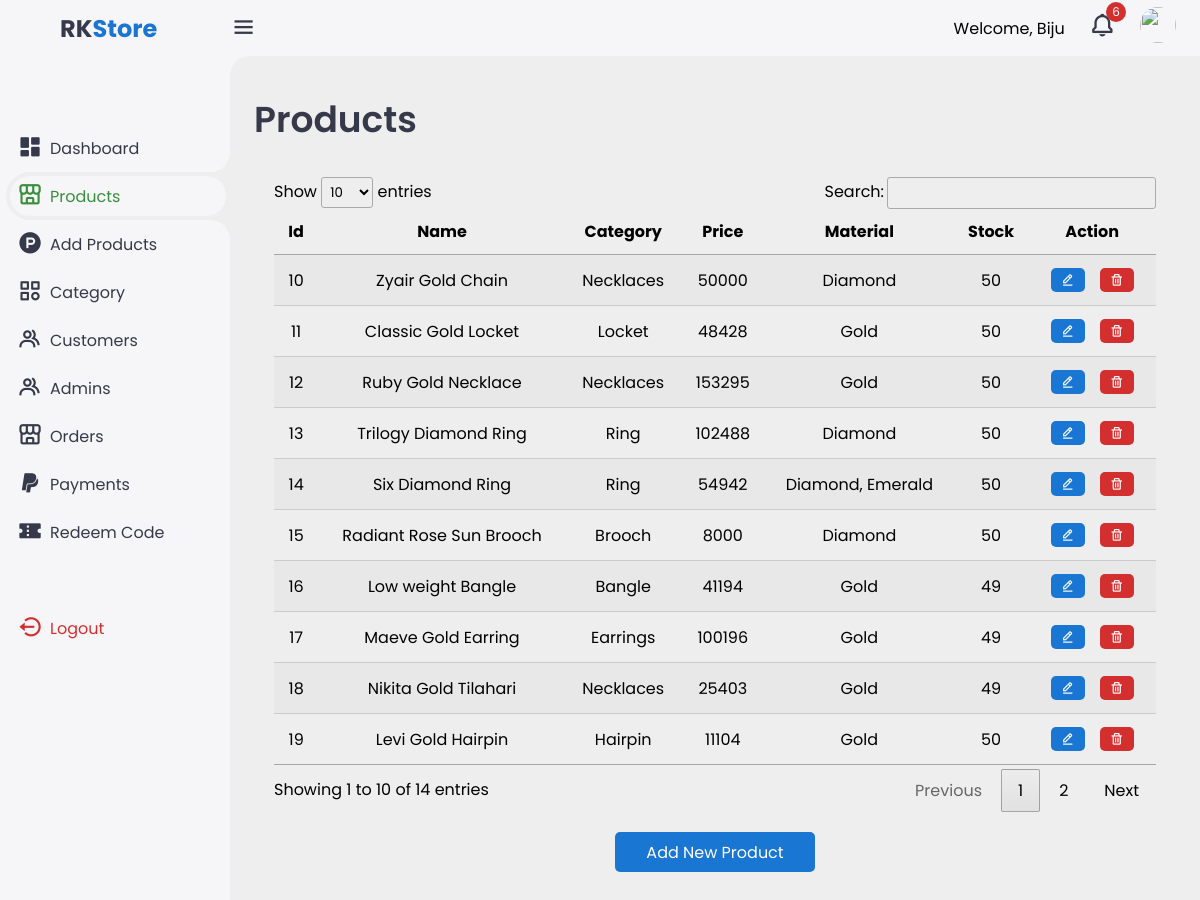
/admin/products.php (signed in), run on an earlier commit of the app's database.
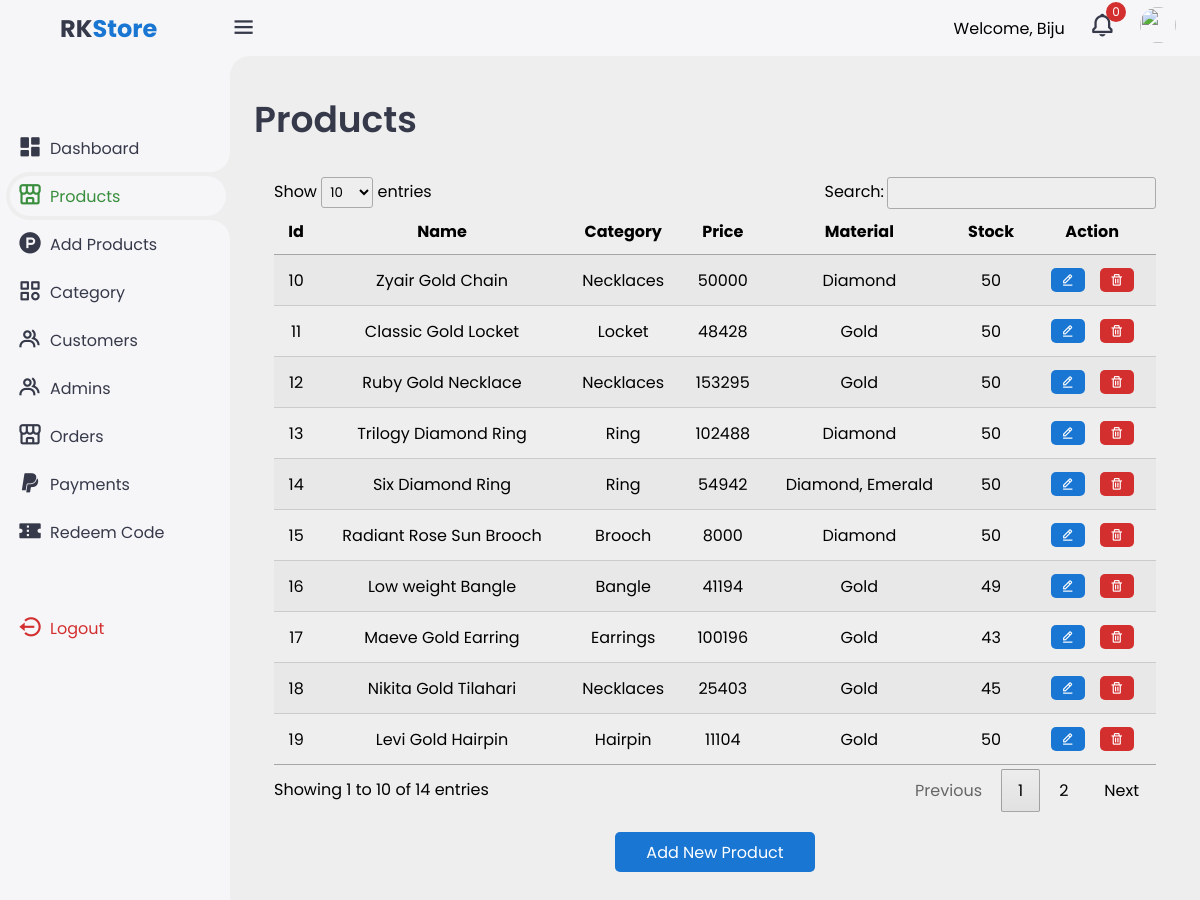
And on a later commit of the database.
### tables this page shows
CREATE TABLE `products` (
  `product_id` int(11) NOT NULL,
  `name` varchar(255) NOT NULL,
  `short_description` text DEFAULT NULL,
  `long_description` text DEFAULT NULL,
  `category_id` int(11) NOT NULL,
  `price` decimal(10,0) NOT NULL,
  `material` varchar(255) DEFAULT NULL,
  `weight` decimal(10,2) DEFAULT NULL,
  `main_image_url` varchar(255) DEFAULT NULL,
  `small_images` text DEFAULT NULL,
  `stock_quantity` int(11) NOT NULL,
  `created_at` timestamp NOT NULL DEFAULT current_timestamp(),
  `updated_at` timestamp NOT NULL DEFAULT current_timestamp() ON UPDATE current_timestamp()
);

CREATE TABLE `categories` (
  `category_id` int(11) NOT NULL,
  `category_name` varchar(100) NOT NULL,
  `description` text DEFAULT NULL
);

### admin/products.php (the view, shortened to what this page needs)
<?php
include_once("./include/sidebar.php");
include_once("./php/connection.php")
?>
<main>
    <div class="header">
        <div class="left">
            <h1>Products</h1>
        </div>
    </div>
    <div class="container">
        <?php
        $sql = "SELECT * FROM products";
        $result = mysqli_query($conn, $sql);
        ?>
        <table id="example" class="display responsive nowrap" style="width:100%;">
            <thead>
                <tr>
                    <th>Id</th>
                    <th>Name</th>
                    <th>Category</th>
                    <th>Price</th>
                    <th>Material</th>
                    <th>Stock</th>
                    <th>Action</th>
                </tr>
            </thead>
            <tbody>
                <?php
                if (mysqli_num_rows($result) > 0) {
                    while ($row = mysqli_fetch_assoc($result)) {
                        $sqlc = "SELECT * FROM categories WHERE category_id=".$row['category_id'];
                        $rowc=mysqli_fetch_assoc(mysqli_query($conn,$sqlc));
                        echo "<tr>";
                        echo "<td>" . $row['product_id'] . "</td>";
                        echo "<td>" . $row['name'] . "</td>";
                        echo "<td>".$rowc['category_name']."</td>";
                        echo "<td>" . $row['price'] . "</td>";
                        echo "<td>" . $row['material'] . "</td>";
                        echo "<td>" . $row['stock_quantity'] . "</td>";
                        echo "<td class='actions'>
                        <a href='./edit-product.php?editId=". $row['product_id'] ."'><i class='bx bx-edit-alt edit'></i></a>
                        <a href='./php/delete-product.php?deleteId=". $row['product_id'] ."'><i class='bx bx-trash delete'></i></a>
                      </td>";
                        echo "</tr>";
                    }
                } else {
                    echo "<tr><td colspan='8'>No products found</td></tr>";
                }
                ?>
            </tbody>
        </table>
        <div class="add-new-button">
            <button class="add-new add-button">Add New Product</button>
        </div>
    </div>
</main>
<?php
include_once("./include/bottom.php");
?>

### admin/include/sidebar.php (shortened to what this page needs)
<?php
$connection = mysqli_connect("localhost", "root", "", "rk_db");
?>
<!DOCTYPE html>
<html lang="en">
<head>
    <link href='https://unpkg.com/boxicons@2.1.4/css/boxicons.min.css' rel='stylesheet'>
    <link rel="stylesheet" href="https://cdnjs.cloudflare.com/ajax/libs/font-awesome/6.6.0/css/all.min.css">
    <link rel="stylesheet" href="https://unicons.iconscout.com/release/v3.0.6/css/line.css">
    <link rel="stylesheet" href="./css/style.css">
    <link rel="stylesheet" href="https://cdn.datatables.net/1.10.19/css/jquery.dataTables.min.css">
    <link rel="stylesheet" href="https://cdn.datatables.net/responsive/2.2.3/css/responsive.dataTables.min.css">
</head>
<body>
    <div class="sidebar">
        <a href="#" class="logo">
            <div class="logo-name"><span>RK</span>Store</div>
        </a>
        <ul class="side-menu">
            <li class="active"><a href="index.php"><i class='bx bxs-dashboard'></i>Dashboard</a></li>
            <li><a href="products.php"><i class='bx bx-store-alt'></i>Products</a></li>
            <li><a href="add-product.php"><i class='bx bxl-product-hunt'></i>Add Products</a></li>
            <li><a href="category.php"><i class='bx bx-category'></i>Category</a></li>
            <li><a href="users.php"><i class='bx bx-group'></i>Customers</a></li>
            <li><a href="admin.php"><i class='bx bx-group'></i>Admins</a></li>
            <li><a href="orders.php"><i class='bx bx-store-alt'></i>Orders</a></li>
            <li><a href="payments.php"><i class='bx bxl-paypal'></i>Payments</a></li>
            <li><a href="redeem-code.php"><i class='bx bxs-coupon'></i>Redeem Code</a></li>
        </ul>
        <ul class="side-menu">
            <li>
                <a href="./include/logout.php" class="logout">
                    <i class='bx bx-log-out-circle'></i>
                    Logout
                </a>
            </li>
        </ul>
    </div>
    <div class="content">
        <nav>
            <i class='bx bx-menu'></i>
            <?php
            $sqli = "SELECT * FROM orders WHERE status='pending'";
            $resulti = mysqli_query($connection, $sqli);
            ?>
            <p>Welcome, <?php echo $_SESSION['name']; ?></p>
            <div class="notif">
                <a href="#">
                    <i class='bx bx-bell'></i>
                    <span class="count"><?php echo mysqli_num_rows($resulti); ?></span>
                </a>
            </div>
            <a href="settings.php" class="profile">
                <img src="../logo.png">
            </a>
        </nav>

What changed in the data, as far as the page shows it:
changed products "Maeve Gold Earring": stock_quantity "49" → "43"
changed products "Nikita Gold Tilahari": stock_quantity "49" → "45"
Also different on the page:
mysqli_num_rows($resulti): "6" → "0"
